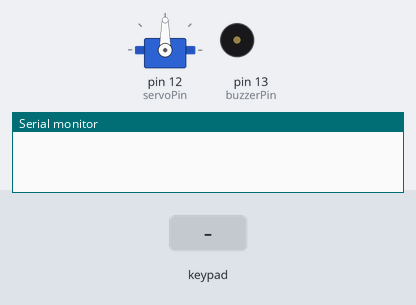
Simulated run of this sketch. Board: Arduino Uno, built with avr-gcc and run on an emulated ATmega328P. Parts: servo, buzzer (waves = sounding, pin HIGH), the last lines printed to the serial monitor. The inputs (shaded band) are chosen by the test bench.

Above: at 1.2 s.
1.3 s: keypad keys 5 6 7 8 * pressed 0.4 s apart
At 4.0 s:
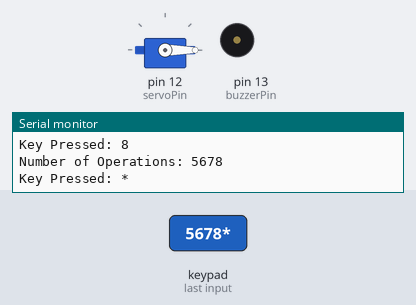
Timing chart, 0 to 12.3 s (numbered marks = the images above; inputs shaded):
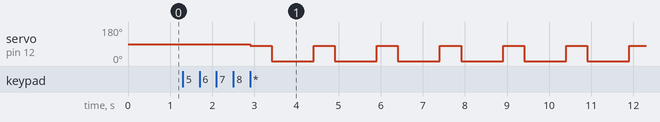

Measured:
- after the input at 1.3 s, servo on pin 12 (servoPin): alternates 80° for 0.50 s and 0° for 1.0 s, starting after 1.6 s

The sketch:

realOne.ino
```cpp
#include <Servo.h>
#include <Keypad.h>

Servo servoMotor;

const int servoPin = 12;          // 서보 모터 핀
const int buzzerPin = 13;         // 부저 핀
const int servoOpenAngle = 80;    // 서보 모터가 열린 상태의 각도
const int servoCloseAngle = 0;    // 서보 모터가 닫힌 상태의 각도

int numOperations = 0;            // 입력된 작동 횟수
bool startOperation = false;      // 작동 시작 여부
bool isCancelled = false;         // 작업 취소 여부

const byte ROWS = 4;              // 키패드의 행 수
const byte COLS = 4;              // 키패드의 열 수

char keys[ROWS][COLS] = {
  {'1','2','3','A'},
  {'4','5','6','B'},
  {'7','8','9','C'},
  {'*','0','#','D'}
};

byte rowPins[ROWS] = {5, 6, 7, 8};   // 행에 연결된 Arduino 핀
byte colPins[COLS] = {9, 10, 11, 4}; // 열에 연결된 Arduino 핀

Keypad keypad = Keypad(makeKeymap(keys), rowPins, colPins, ROWS, COLS);

void setup() {
  servoMotor.attach(servoPin);
  pinMode(buzzerPin, OUTPUT);       // 부저 핀을 출력으로 설정
  Serial.begin(9600);
}

void loop() {                      //메인작동함수
  char keyPressed = keypad.getKey();
  if (keyPressed) {
    Serial.print("Key Pressed: ");
    Serial.println(keyPressed);

    if (keyPressed >= '0' && keyPressed <= '9') {
      numOperations = numOperations * 10 + (keyPressed - '0'); // 입력된 숫자를 작동 횟수로 변환
      Serial.print("Number of Operations: ");
      Serial.println(numOperations);
    }
    if (keyPressed == '*') { // '*' 버튼이 눌렸을 때
      startOperation = true; // 작동 시작
    }
    if (keyPressed == 'D') { // 'D' 버튼이 눌렸을 때
      isCancelled = true;    // 작업 취소 설정
      Serial.println("Operation Cancelled.");
    }
  }

  if (startOperation) {  // 서보모터 각도 초기화
    operateServo(numOperations);
    startOperation = false; // 작동 후 초기화
    numOperations = 0;      // 입력된 숫자 초기화
  }
}

void operateServo(int times) { //서보모터 제어함수
  isCancelled = false; // 작동 시작 시 취소 상태 초기화
  for (int i = 0; i < times; i++) {
    if (isCancelled) { // 루프 중간에 취소 상태를 확인
      Serial.println("Operation Cancelled During Execution.");
      break; // 취소가 설정된 경우 루프 중단
    }
    openServo();  // 서보 모터를 엽니다.
    delay(500);   // 0.5초 대기
    closeServo(); // 서보 모터를 닫습니다.
    delay(1000);  // 1초 대기
  }
  if (!isCancelled) {
    buzz();  // 모든 작업이 정상적으로 끝난 후 부저를 울립니다.
  }
}

void openServo() {
  servoMotor.write(servoOpenAngle); // 서보 모터를 엽니다.
}

void closeServo() {
  servoMotor.write(servoCloseAngle); // 서보 모터를 닫습니다.
}

void buzz() {
  digitalWrite(buzzerPin, HIGH); // 부저를 울립니다.
  delay(100);                    // 0.1초 동안 울림
  digitalWrite(buzzerPin, LOW);  // 부저를 끕니다.
}
```
